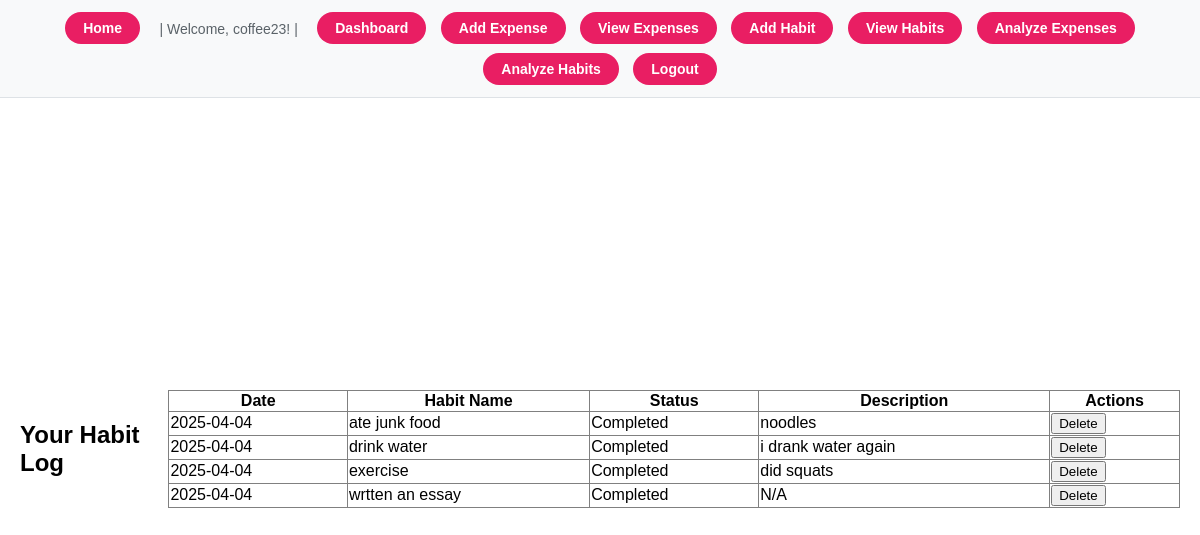
/view_habits (signed in), run on an earlier commit of the app's database.
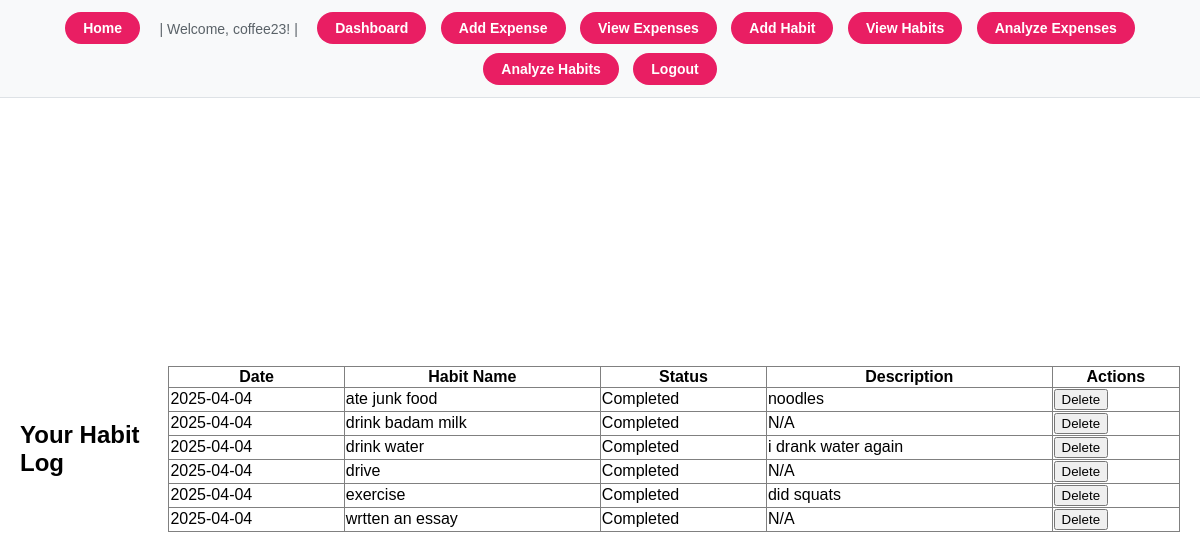
And on a later commit of the database.
### models.py (models this page shows, shortened)
class User(UserMixin, db.Model):
    id = db.Column(db.Integer, primary_key=True)
    username = db.Column(db.String(80), unique=True, nullable=False)
    password_hash = db.Column(db.String(128), nullable=False)
    expenses = db.relationship('Expense', backref='owner', lazy=True, cascade="all, delete-orphan")
    habits = db.relationship('Habit', backref='owner', lazy=True, cascade="all, delete-orphan")

class Habit(db.Model):
    id = db.Column(db.Integer, primary_key=True)
    date = db.Column(db.Date, nullable=False, default=date.today) # Use date.today for default
    habit_name = db.Column(db.String(150), nullable=False)
    status = db.Column(db.Boolean, default=False, nullable=False)
    description = db.Column(db.String(200), nullable=True) # Added optional description based on form
    user_id = db.Column(db.Integer, db.ForeignKey('user.id'), nullable=False)

### app.py (the view)
    @app.route('/view_habits')
    @login_required
    def view_habits():
        user_habits = Habit.query.filter_by(user_id=current_user.id).order_by(Habit.date.desc(), Habit.habit_name).all()
        return render_template('view_habits.html', habits=user_habits)

### models.py (called while the page is built)
@login_manager.user_loader
def load_user(user_id):
    return User.query.get(int(user_id))

### templates/view_habits.html (shortened to what this page needs)
{% extends '_base.html' %}
{% block content %}
  <h2>Your Habit Log</h2>
   {% if habits %}
    <table border="1" style="width:100%; border-collapse: collapse;">
      <thead>
        <tr>
          <th>Date</th>
          <th>Habit Name</th>
          <th>Status</th>
          <th>Description</th>
           <th>Actions</th>
        </tr>
      </thead>
      <tbody>
        {% for habit in habits %}
          <tr>
            <td>{{ habit.date.strftime('%Y-%m-%d') }}</td>
            <td>{{ habit.habit_name }}</td>
            <td>{{ 'Completed' if habit.status else 'Not Completed' }}</td>
            <td>{{ habit.description or 'N/A' }}</td>
             <td>
               <form method="POST" action="{{ url_for('delete_habit', habit_id=habit.id) }}" style="display:inline;" onsubmit="return confirm('Are you sure you want to delete this habit log entry?');">
                  <button type="submit">Delete</button>
              </form>
              </td>
          </tr>
        {% endfor %}
      </tbody>
    </table>
  {% else %}
    <p>You haven't logged any habits yet. <a href="{{ url_for('add_habit') }}">Add one now!</a></p>
  {% endif %}
{% endblock %}

### templates/_base.html (shortened to what this page needs)
<!DOCTYPE html>
<html lang="en">
<head>
</head>
<body>
    <nav>
        <a href="{{ url_for('index') }}">Home</a>
        {% if current_user.is_authenticated %}
            <span>| Welcome, {{ current_user.username }}! |</span>
            <a href="{{ url_for('dashboard') }}">Dashboard</a>
            <a href="{{ url_for('add_expense') }}">Add Expense</a>
            <a href="{{ url_for('view_expenses') }}">View Expenses</a>
            <a href="{{ url_for('add_habit') }}">Add Habit</a>
            <a href="{{ url_for('view_habits') }}">View Habits</a>
            <a href="{{ url_for('analyze_expenses') }}">Analyze Expenses</a>
            <a href="{{ url_for('analyze_habits') }}">Analyze Habits</a>
            <a href="{{ url_for('logout') }}">Logout</a>
        {% endif %}
    </nav>
    <main>
        {% block content %}
        {% endblock %}
    </main>
</body>
</html>

### templates/_base.html (style rules this page uses)
html, body { margin: 0; padding: 0; height: 100%; }
body { font-family: 'Arial', sans-serif; margin: 0; padding: 0; display: flex; flex-direction: column; min-height: 100vh; background-color: #ffffff; }
nav { flex-shrink: 0; padding: 8px 25px; background-color: #f8f9fa; border-bottom: 1px solid #dee2e6; text-align: center; }
nav a { display: inline-block; margin: 4px 5px; padding: 8px 18px; background-color: #E91E63; color: white !important; border: none; border-radius: 20px; text-decoration: none !important; font-size: 14px; font-weight: bold; transition: background-color 0.2s ease, transform 0.2s ease; }
nav span { margin: 4px 10px; color: #5a6268; display: inline-block; vertical-align: middle; padding: 8px 0; font-size: 14px; }
main { flex-grow: 1; display: flex; justify-content: center; align-items: center; padding: 20px; width: 100%; box-sizing: border-box; }

What changed in the data, as far as the page shows it:
added Habit: date "2025-04-04", habit_name "drink badam milk", status "Completed", description "N/A"
added Habit: date "2025-04-04", habit_name "drive", status "Completed", description "N/A"
